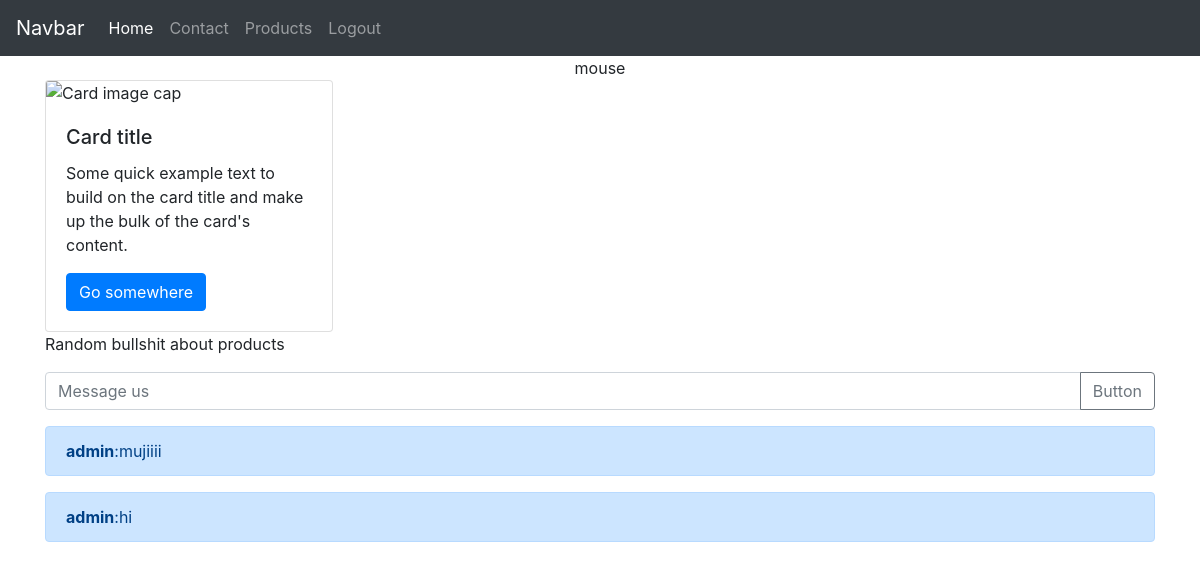
The app's page /rooms/gotham/ (signed in), older data.
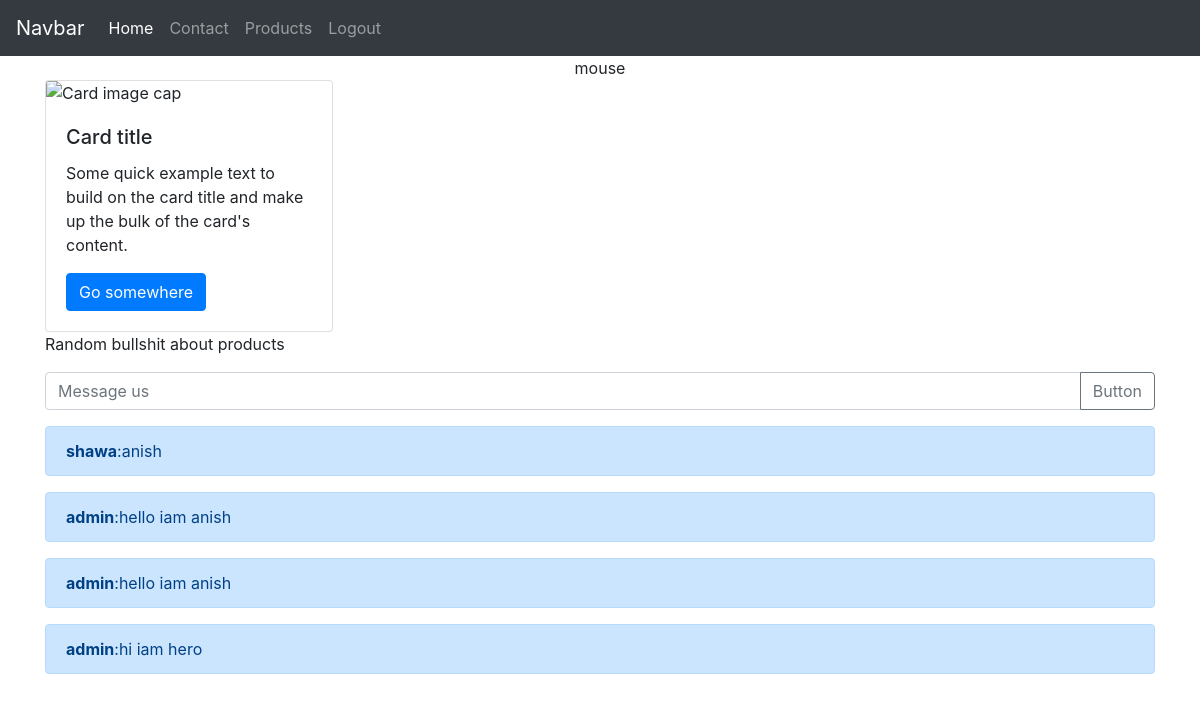
The same page, newer data.
### room/models.py (models this page shows)
class Room(models.Model):
    name=models.CharField(max_length=225)
    slug=models.SlugField(unique=True)

class Message(models.Model):
    room=models.ForeignKey(Room,related_name='messages',on_delete=models.CASCADE)
    user=models.ForeignKey(User,related_name='messages',on_delete=models.CASCADE)
    content=models.TextField()
    date_added=models.DateTimeField(auto_now_add=True)
    class Meta:
        ordering=('date_added',)

### room/views.py (the view)
# urls.py: path('rooms/',include('room.urls'))
@login_required
def room(request,slug):
    room=Room.objects.get(slug=slug)
    messages=Message.objects.filter(room=room)[0:25]
    print(messages)
    return render(request,"room.html",{'room':room,"messages":messages})

### templates/room.html (shortened to what this page needs)
{% extends 'base.html' %}
{% block body %}
<center>{{room.name}}</center>
<div class="container">
<div class="card" style="width: 18rem;">
  <img class="card-img-top" src="..." alt="Card image cap">
  <div class="card-body">
    <h5 class="card-title">Card title</h5>
    <p class="card-text">Some quick example text to build on the card title and make up the bulk of the card's content.</p>
    <a href="#" class="btn btn-primary">Go somewhere</a>
  </div>
</div>
<p>Random bullshit about products</p>
<form id='form'>
  <div class="input-group mb-3">
  <input type="text" class="form-control" name="message" placeholder="Message us" aria-label="Recipient's username" aria-describedby="basic-addon2">
  <div class="input-group-append">
    <button class="btn btn-outline-secondary" type="submit">Button</button>
   </div>
  </div
</form>
<div id="messages">
  {% for m in messages %}
  <div class="alert alert-primary" role="alert"><b>{{m.user.username}}</b>:{{m.content}}<br></div>
  {% endfor %}
</div>
</div>
{% endblock %}

### templates/base.html (shortened to what this page needs)
<!doctype html>
<html lang="en">
  <head>
    <link rel="stylesheet" href="https://cdn.jsdelivr.net/npm/bootstrap@4.0.0/dist/css/bootstrap.min.css">
  </head>
  <body>
  <nav class="navbar navbar-expand-lg navbar-dark bg-dark">
  <a class="navbar-brand" href="/">Navbar</a>
  <div class="collapse navbar-collapse" id="navbarSupportedContent">
    <ul class="navbar-nav mr-auto">
      <li class="nav-item active">
        <a class="nav-link" href="#">Home <span class="sr-only">(current)</span></a>
      </li>
      <li class="nav-item">
        <a class="nav-link" href="/contacts">Contact</a>
      </li>
      <li class="nav-item">
        <a class="nav-link" href="/rooms">Products</a>
      </li>
      <li class="nav-item">
        <a class="nav-link" href="/Logout">Logout</a>
      </li>
         </ul>
      </div>
  </nav> {% block body %} {% endblock %}
  </body>
</html>

Row changes from the older to the newer data that the page shows:
removed Message: user.username "admin", content "mujiiii"
removed Message: user.username "admin", content "hi"
added Message: user.username "shawa", content "anish"
added Message: user.username "admin", content "hello iam anish"
added Message: user.username "admin", content "hello iam anish"
added Message: user.username "admin", content "hi iam hero"
